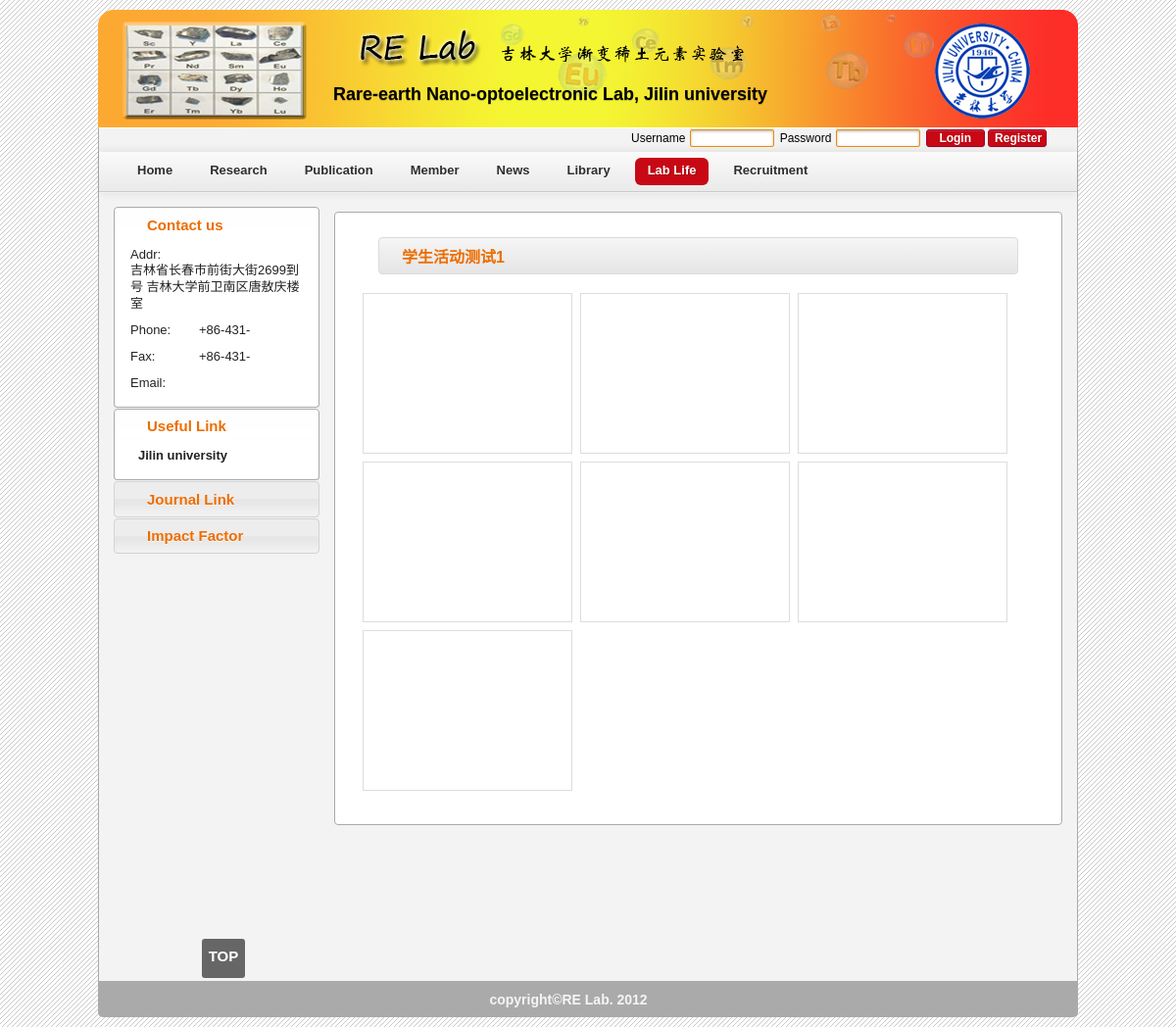
The page /activity_album.php?id=102 on the database its author committed.
### tables this page shows
CREATE TABLE `contact` (
  `c_id` int(11) NOT NULL auto_increment,
  `c_address` varchar(100) default NULL,
  `c_tel` varchar(50) default NULL,
  `c_fax` varchar(50) default NULL,
  `c_email` varchar(50) default NULL,
  PRIMARY KEY  (`c_id`)
);

CREATE TABLE `link` (
  `l_id` int(11) NOT NULL auto_increment,
  `l_name` varchar(100) NOT NULL,
  `l_mark` tinyint(1) NOT NULL,
  `l_content` varchar(100) NOT NULL,
  PRIMARY KEY  (`l_id`)
);

CREATE TABLE `activity` (
  `ac_id` int(11) NOT NULL auto_increment,
  `ac_name` varchar(100) NOT NULL,
  `ac_content` text,
  `ac_date` date NOT NULL,
  `ac_pic_cover_path` varchar(100) NOT NULL,
  PRIMARY KEY  (`ac_id`),
  UNIQUE KEY `ac_name` (`ac_name`)
);

### activity_album.php (the view, shortened to what this page needs)
<!DOCTYPE html PUBLIC "-//W3C//DTD XHTML 1.0 Transitional//EN" "http://www.w3.org/TR/xhtml1/DTD/xhtml1-transitional.dtd">
<html xmlns="http://www.w3.org/1999/xhtml">
<head>
<?php include("./include/media/css.php");?>
<link rel="stylesheet" type="text/css" href="./media/css/activity_album.css" />
<link rel="stylesheet" type="text/css" href="./media/third_party/fancybox/jquery.fancybox-1.3.4.css" media="screen" />
</head>
<body>
<div id="wrapper">
<?php include("./include/header.php");?>
<div id="content">
	<?php include("./include/login.php");?>
    <?php include("./include/nav.php");?>
    <div id="sidebar">
	    <?php include("./include/sidebar_index.php");?>
	</div>
	<div id="main">
	    <div id="area">
		<?php
		    $id=$_GET['id'];
			$result = mysql_query("select ac_name from activity where ac_id=$id");
			if($row = mysql_fetch_array($result)){
		?>
		    <h4><?php echo $row['ac_name'];?></h4>
		<?php
            }
		    $result = mysql_query("select * from acti_pic where ac_no='$id'");
		    while($row = mysql_fetch_array($result)){
	    ?>
            <div class="item">
		        <a rel="example_group" href="<?php echo "./background".substr($row[pi_path],2)?>" title="<?php echo $row['pi_intro']; ?>">
				</a>
            </div>
		<?php }?>
		</div>
	</div>
</div>
<?php include("./include/footer.php");?>
</div>
</body>
</html>

### include/media/css.php
<link rel="stylesheet" type="text/css" href="./media/third_party/jquery-ui/css/smoothness/jquery-ui-1.8.20.custom.css" />
<link rel="stylesheet" type="text/css" href="./media/css/common/layout.css"/>
<link rel="stylesheet" type="text/css" href="./media/css/common/color.css"/>
<link rel="stylesheet" type="text/css" href="./media/css/common/font.css" />
<link rel="stylesheet" type="text/css" href="./media/css/common/component.css" />

### include/header.php
<div id="header">
    <div id="banner" class="">
	    <div id="site_name">Rare-earth Nano-optoelectronic Lab, Jilin university</div>
	</div>
</div>

### include/login.php (shortened to what this page needs)
<div id="login">
<table width="97%">
    <tr>
	    <td align="right">
		<?php
		if (!$_SESSION['login']) {
		?>
    		<span>Username</span><input placeholder="" class="text" type="text" size="10" name="username" id="username">
			<span>Password</span><input placeholder="" class="text" type="password" size="10" name="password" id="password">
			<input class="btn" type="button" id="login_submit" value="Login">
			<input class="btn" type="button" id="register" value="Register">
		<?php
		} else {
		?>
		    <span>Hi,<?php echo $_SESSION['username'];?></span>
			<span><a href="member_area.php">Member Area</a></span>
			<input class="btn" type="button" id="logout" value="Logout">
		<?php } ?>
		</td>
</table>
</div>

### include/nav.php (shortened to what this page needs)
<div class="nav">
    <ul class="first_ul">
	    <li id="index_li"><a href="index.php">Home</a></li>
	    <li id="intro_li"><a href="introduction.php">Research</a></li>
	    <li id="publications_li"><a href="publications.php">Publication</a></li>
	    <li id="member_li"><a href="member.php">Member</a></li>
	    <li id="news_li"><a href="news.php">News</a></li>
	    <li id="library_li"><a href="recommend.php">Library</a></li>
	    <li id="photos_li"><a href="photos.php">Lab Life</a></li>
	    <li id="recruitment_li"><a href="recruitment.php?type=t">Recruitment</a></li>
	</ul>
</div>

### include/sidebar_index.php (shortened to what this page needs)
<?php
$result = mysql_query("SELECT * FROM contact where C_id=1");
$row = mysql_fetch_array($result);
?>
<div id="sidebar_nav_1" class="sidebar_nav">
	<h3><a href="#">Contact us</a></h3>
	<div>
		<ul>
		    <li><span>Addr:</span><p><?php echo $row[1] ?></p></li>
			<li><span>Phone:</span><p><?php echo $row[2] ?></p></li>
			<li><span>Fax:</span><p><?php echo $row[3] ?></p></li>
			<li><span>Email:</span><p><?php echo $row[4] ?></p></li>
		</ul>
	</div>
</div>
<div id="sidebar_nav_4" class="sidebar_nav bold_a">
	<h3><a href="#">Useful Link </a></h3>
	<div>
		<ul>
		<?php
		    $result = mysql_query("SELECT * FROM link where l_mark=1");
			while($row = mysql_fetch_array($result)){
		?>
		    <li><a href="<?php echo $row['l_content']?>" target="_blank" ><?php echo $row['l_name']?></a></li>
		<?php
		    }
		?>
		</ul>
	</div>
</div>
<div id="sidebar_nav_2" class="sidebar_nav">
	<h3><a href="#">Journal Link</a></h3>
</div>
<div id="sidebar_nav_3" class="sidebar_nav bold_a">
	<h3><a href="#">Impact Factor</a></h3>
</div>
<div id="back_to_top">
    <a href="#header" onclick="" >TOP</a>
</div>

### include/footer.php
<div id="footer">
    <div class="copyright">
	    <table>
		    <tr>
			    <td class="copyright_td">copyright&copyRE Lab. 2012</td>
			</tr>
		</table>
	</div>
</div>

### media/css/common/layout.css (style rules this page uses)
a { display: inline-block; }
table { border-collapse:collapse; }
#wrapper { width: 1000px; margin: auto; position:relative; _margin-left: 100px; }
#header #banner { height: 120px; margin: 10px 0 0px 0; border-radius: 16px 16px 0 0; }
#header #banner #site_name { padding: 76px 0 0 240px; }
#content .nav { margin: 4px 0 0; height: 40px; border-radius: 0 0 0 0; position:relative; z-index: 1000; }
#content .nav ul { margin:0 ; padding: 0 20px; height: 100%; }
#content .nav ul li { float: left; border-radius: 5px; height: 100%; _height: 38px; padding: 0; z-index:40000; }
#content .nav ul li a { display: block; margin: 6px; height: 20px; border-radius: 6px; display: inline-block; padding: 5px 13px 3px; }
#content { position: relative; min-height: 870px; border-radius: 0 0 0px 0px; zoom: 0; }
#sidebar { _height: 860px; width: 210px; padding: 0 10px 10px 15px; *padding-top: 10px; margin: 15px 0 0 0; z-index:12; }
#sidebar .sidebar_nav,#sidebar .sidebar_nav_1, #sidebar .sidebar_nav_static { width: 210px; margin: auto; }
#sidebar .sidebar_nav ul, #sidebar .sidebar_nav_static ul { padding: 0; margin: 0 0 10px; }
#sidebar .sidebar_nav ul li,#sidebar .sidebar_nav_1 ul li, #sidebar .sidebar_nav_static ul li { padding: 0; }
#sidebar .sidebar_nav ul li a,#sidebar .sidebar_nav_1 ul li a, #sidebar .sidebar_nav_static ul li a { display: block; padding: 5px 18px 5px 24px; }
#sidebar .sidebar_nav div,#sidebar .sidebar_nav_1 div, #sidebar .sidebar_nav_static div { padding: 0; }
#sidebar #sidebar_nav_1 ul li { padding: 5px 18px 5px 16px; }
#sidebar #sidebar_nav_1 ul li span { display: inline-block; width: 70px; }
#sidebar #sidebar_nav_1 ul li p { margin: 0; display: inline-block; }
#back_to_top { position: fixed; margin-left: 90px; bottom: 50px; width: 44px; height: 40px; border-radius: 3px; }
#back_to_top a { display: block; border-radius: 3px; }
#main { position: absolute; top: 70px; *top: 66px; min-height: 840px; width: 770px; left: 225px; z-index:1; }
#main #area { margin: 15px 15px 0px; padding: 0px 0 0px; border-radius: 4px; }
#footer { padding: 10px; margin: 0px 0 10px 0; background: #AAA; border-radius: 0 0 5px 5px; }
#footer .copyright { margin: auto; height: auto; }
#footer .copyright table { margin: auto; height: auto; }
#footer .copyright table tr td.copyright_td { padding: 0 40px 0 0; }

### media/css/common/color.css (style rules this page uses)
#header #banner { background: url(../images/banner_1_.png) no-repeat 0px 0px; color: #000; text-shadow: 0 1px rgba(0, 0, 0, 0.2); }
#content .nav { background: -moz-linear-gradient(#FAFAFA, #EAEAEA); background: -webkit-linear-gradient(#FAFAFA, #EAEAEA); filter: progid:DXImageTransform.Microsoft.gradient(startColorstr='#fafafa', endColorstr='#eaeaea'); border-bottom: 1px solid #CACACA; box-shadow: 0 1px 0 rgba(255,255,255,0.4),0 0px 10px rgba(0,0,0,0.1); }
#content .nav ul li a { color: #2E2E2E; text-shadow: 0 1px rgba(255, 255, 255, 0.9); }
#content .nav .current_head_nav a { color: #fff; text-shadow: 1px 1px 1px rgba(0, 0, 0, 0.2); }
#content .nav .current_head_nav a { color: #fff; background: #C80815; }
#content { border:1px #aaa solid; border-top:1px #fff solid; background: #F3F3F3; }
#sidebar { background: #F3F3F3; }
#sidebar .sidebar_nav h3 a { color: #ED6D00; text-shadow: 0 1px rgba(255, 255, 255, 0.9); }
#sidebar .sidebar_nav ul li,#sidebar .sidebar_nav_1 ul li, { border-top: 1px solid #fff; border-bottom: 1px solid #fff; }
#main #area { border: 1px solid #aaa; background: #fff; }
#back_to_top { background-color: #666; background-position: 8px 13px; }
#back_to_top a { color: #fff; }
#footer .copyright td { color:#F5F5F5; }

### media/css/activity_album.css (style rules this page uses)
#main #area .item { margin: 4px; float: left; width: 200px; padding: 6px; border: 1px solid #ddd; }
#main #area .item a { display: block; width: 200px; height: 150px; overflow: hidden; }

### rows shown on the page
contact: c_address "吉林省长春市前街大街2699到号 吉林大学前卫南区唐敖庆楼室", c_tel "+86-431-", c_fax "+86-431-"
link: l_name "Jilin university"
activity: ac_name "学生活动测试1"
